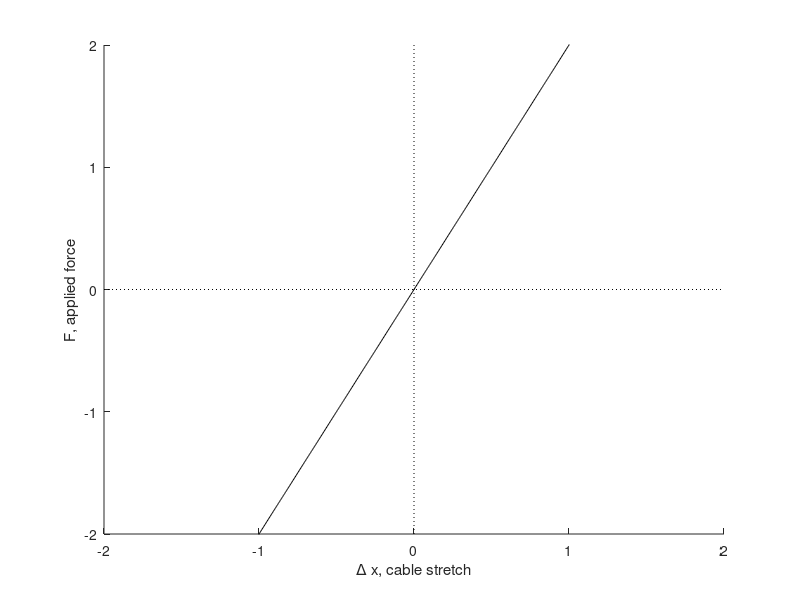
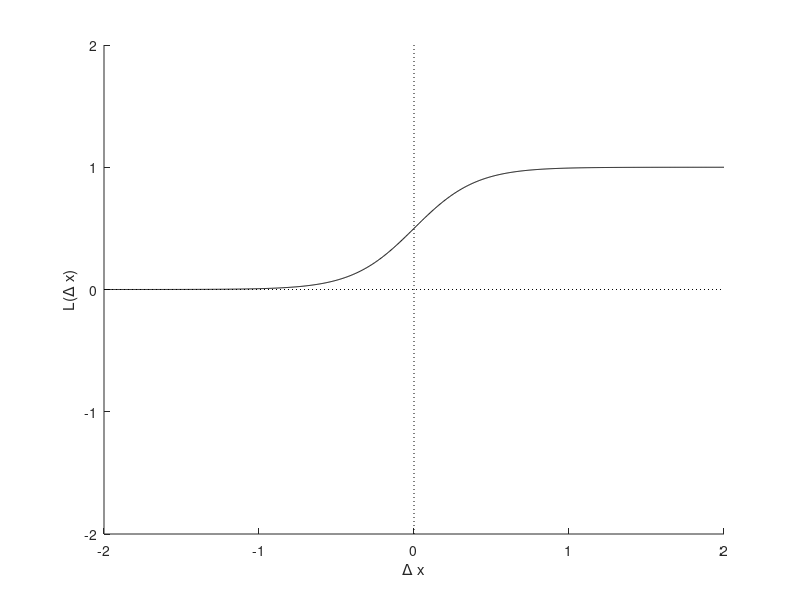

Source code (MATLAB) for these figures, in order:
% cable_slackness_plots.m
% Drew (Andrew P.) Sabelhaus
% Berkeley Emergent Space Tensegrities Lab (BEST)
% Copyright 2017

% This script produces the plots for a paper about a logistically-smoothed 
% cable slackness dynamics model for cable-driven robots.

% TO-DO: MAKE THESE PLOTS WITH DAMPING INCLUDED.
% Specifically, something like F = k (\Delta x) + c || \dot \Delta x ||

%% Setup.

% Clear out the workspace.
clear all;
close all;
clc;

% Declare some constants for the model.
% We'll work in N and cm.
% So, the spring constant is in N / cm:
k = 2;

% For all the plots, retain the same number of points.
num_pts = 1000;

% Let's go for some range in x.
xmin = -2;
xmax = 2;

% Add a line along the x-axis and y-axis.
% Adapted from: https://www.mathworks.com/matlabcentral/answers/97996-is-it-possible-to-add-x-and-y-axis-lines-to-a-plot-in-matlab
colorAxisLine = 'k';
linestyleAxisLine = ':';


%% Plot 1: F = k \delta x
% This plot shows the linear function F = k \delta x, 
% without the rectification.

% Calculate a set of points to plot.
dx = linspace(xmin, xmax, num_pts);

% Then, the applied force will be:
F = k*dx;
% ...a vector of size (num_pts)x1.

% Make a plot!
figure();
hold on;
% The plot limits in the F-direction should keep the plot square.
xlim([xmin, xmax]);
ylim([xmin, xmax]);
% Make the line thick and black.https://www.sharelatex.com/project/591c89f19af743d90acc8102
plot(dx, F,'k');


handle = gca;
% Plot the lines:
line( get(handle,'XLim'), [0 0], 'Color', colorAxisLine, 'LineStyle', linestyleAxisLine);
line( [0 0], get(handle, 'Ylim'), 'Color', colorAxisLine, 'LineStyle', linestyleAxisLine);

% Axis labels:
ylabel('F, applied force');
xlabel('\Delta x, cable stretch');

%% Plot 2: Logistic function
% This plot will show one logistic function, for reference.

% For the logistic barrier function, declare two constants that control
% its form and location.
% See below for more information about what these are and what they do.
% Take a look at the Wikipedia page about analytic approximations to 
% the step function:
% https://en.wikipedia.org/wiki/Heaviside_step_function#Analytic_approximations
logistic_k = 5;
logistic_x0 = 0;

% The logistic function in dx looks like
% f(x) = 1 / (1 + exp( -k*(x-x0)))

% To-do: do we need pointwise multiplication here?
logistic_func = 1 ./ (1 + exp(-logistic_k*(dx - logistic_x0)));

% Plot this on a new graph.
figure();
hold on;
% The plot limits in the F-direction should keep the plot square.
xlim([xmin, xmax]);
ylim([xmin, xmax]);

% Plot the logistic.
plot(dx, logistic_func, 'k');

handle = gca;
% Plot the lines:
line( get(handle,'XLim'), [0 0], 'Color', colorAxisLine, 'LineStyle', linestyleAxisLine);
line( [0 0], get(handle, 'Ylim'), 'Color', colorAxisLine, 'LineStyle', linestyleAxisLine);

% Axis labels:
ylabel('L(\Delta x)');
xlabel('\Delta x');

%% Plot 3: Logistic function multiplied by 



